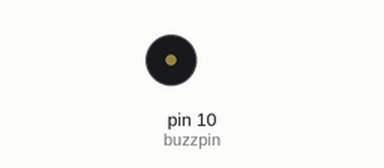
This sketch was run on a simulated Arduino Uno, built with avr-gcc and run on an emulated ATmega328P. Shown: buzzer (waves = sounding, pin HIGH).

Above: at 0.5 s.
Timing chart, 0 to 3.0 s (numbered marks = the images above):
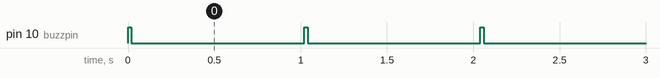

The sketch:

passive_buzzer.ino
```cpp
int buzzpin=10;
int buzztime=1000;
int buzztime2=20;
void setup() {
  // put your setup code here, to run once:
pinMode(buzzpin,OUTPUT);
}

void loop() {
  // put your main code here, to run repeatedly:
digitalWrite(buzzpin,HIGH);
delay(buzztime2);
digitalWrite(buzzpin,LOW);
delay(buzztime);
}
```

Measured:
- by itself, pin 10 (buzzpin): alternates HIGH for 0.02 s and LOW for 1.0 s
